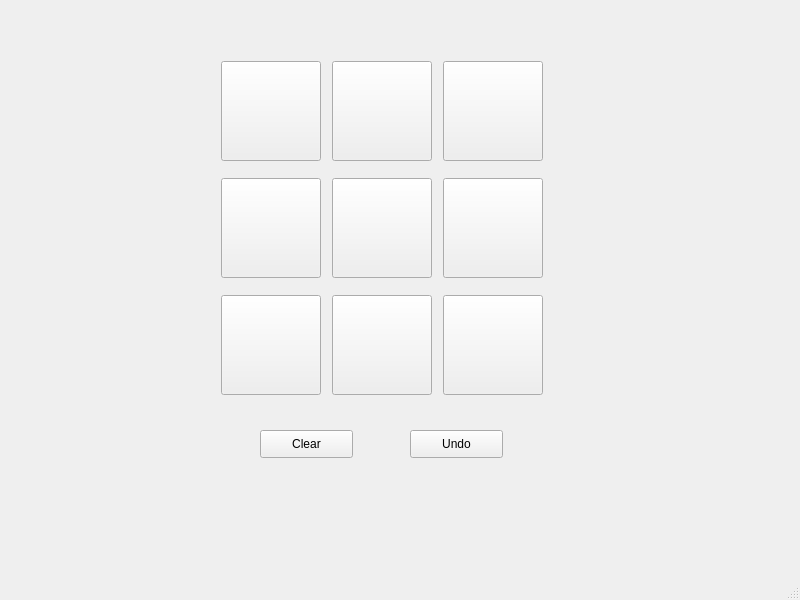
<?xml version="1.0" encoding="UTF-8"?>
<ui version="4.0">
 <class>MainWindow</class>
 <widget class="QMainWindow" name="MainWindow">
  <property name="geometry">
   <rect>
    <x>0</x>
    <y>0</y>
    <width>800</width>
    <height>600</height>
   </rect>
  </property>
  <property name="windowTitle">
   <string>MainWindow</string>
  </property>
  <widget class="QWidget" name="centralwidget">
   <widget class="QPushButton" name="pushButton_10">
    <property name="geometry">
     <rect>
      <x>260</x>
      <y>430</y>
      <width>93</width>
      <height>28</height>
     </rect>
    </property>
    <property name="text">
     <string>Clear</string>
    </property>
   </widget>
   <widget class="QPushButton" name="pushButton_11">
    <property name="geometry">
     <rect>
      <x>410</x>
      <y>430</y>
      <width>93</width>
      <height>28</height>
     </rect>
    </property>
    <property name="text">
     <string>Undo</string>
    </property>
   </widget>
   <widget class="QWidget" name="">
    <property name="geometry">
     <rect>
      <x>220</x>
      <y>60</y>
      <width>324</width>
      <height>347</height>
     </rect>
    </property>
    <layout class="QVBoxLayout" name="verticalLayout">
     <item>
      <layout class="QHBoxLayout" name="horizontalLayout">
       <property name="spacing">
        <number>10</number>
       </property>
       <property name="bottomMargin">
        <number>10</number>
       </property>
       <item>
        <widget class="QPushButton" name="pushButton">
         <property name="minimumSize">
          <size>
           <width>100</width>
           <height>100</height>
          </size>
         </property>
         <property name="maximumSize">
          <size>
           <width>100</width>
           <height>100</height>
          </size>
         </property>
         <property name="font">
          <font>
           <family>Arial</family>
           <pointsize>22</pointsize>
          </font>
         </property>
         <property name="text">
          <string> </string>
         </property>
        </widget>
       </item>
       <item>
        <widget class="QPushButton" name="pushButton_2">
         <property name="minimumSize">
          <size>
           <width>100</width>
           <height>100</height>
          </size>
         </property>
         <property name="maximumSize">
          <size>
           <width>100</width>
           <height>100</height>
          </size>
         </property>
         <property name="font">
          <font>
           <family>Arial</family>
           <pointsize>22</pointsize>
          </font>
         </property>
         <property name="text">
          <string> </string>
         </property>
        </widget>
       </item>
       <item>
        <widget class="QPushButton" name="pushButton_3">
         <property name="minimumSize">
          <size>
           <width>100</width>
           <height>100</height>
          </size>
         </property>
         <property name="maximumSize">
          <size>
           <width>100</width>
           <height>100</height>
          </size>
         </property>
         <property name="font">
          <font>
           <family>Arial</family>
           <pointsize>22</pointsize>
          </font>
         </property>
         <property name="text">
          <string> </string>
         </property>
        </widget>
       </item>
      </layout>
     </item>
     <item>
      <layout class="QHBoxLayout" name="horizontalLayout_2">
       <property name="spacing">
        <number>10</number>
       </property>
       <property name="bottomMargin">
        <number>10</number>
       </property>
       <item>
        <widget class="QPushButton" name="pushButton_4">
         <property name="minimumSize">
          <size>
           <width>100</width>
           <height>100</height>
          </size>
         </property>
         <property name="maximumSize">
          <size>
           <width>100</width>
           <height>100</height>
          </size>
         </property>
         <property name="font">
          <font>
           <family>Arial</family>
           <pointsize>22</pointsize>
          </font>
         </property>
         <property name="text">
          <string> </string>
         </property>
        </widget>
       </item>
       <item>
        <widget class="QPushButton" name="pushButton_5">
         <property name="minimumSize">
          <size>
           <width>100</width>
           <height>100</height>
          </size>
         </property>
         <property name="maximumSize">
          <size>
           <width>100</width>
           <height>100</height>
          </size>
         </property>
         <property name="font">
          <font>
           <family>Arial</family>
           <pointsize>22</pointsize>
          </font>
         </property>
         <property name="text">
          <string> </string>
         </property>
        </widget>
       </item>
       <item>
        <widget class="QPushButton" name="pushButton_6">
         <property name="minimumSize">
          <size>
           <width>100</width>
           <height>100</height>
          </size>
         </property>
         <property name="maximumSize">
          <size>
           <width>100</width>
           <height>100</height>
          </size>
         </property>
         <property name="font">
          <font>
           <family>Arial</family>
           <pointsize>22</pointsize>
          </font>
         </property>
         <property name="text">
          <string> </string>
         </property>
        </widget>
       </item>
      </layout>
     </item>
     <item>
      <layout class="QHBoxLayout" name="horizontalLayout_3">
       <property name="spacing">
        <number>10</number>
       </property>
       <property name="bottomMargin">
        <number>10</number>
       </property>
       <item>
        <widget class="QPushButton" name="pushButton_7">
         <property name="minimumSize">
          <size>
           <width>100</width>
           <height>100</height>
          </size>
         </property>
         <property name="maximumSize">
          <size>
           <width>100</width>
           <height>100</height>
          </size>
         </property>
         <property name="font">
          <font>
           <family>Arial</family>
           <pointsize>22</pointsize>
          </font>
         </property>
         <property name="text">
          <string> </string>
         </property>
        </widget>
       </item>
       <item>
        <widget class="QPushButton" name="pushButton_8">
         <property name="minimumSize">
          <size>
           <width>100</width>
           <height>100</height>
          </size>
         </property>
         <property name="maximumSize">
          <size>
           <width>100</width>
           <height>100</height>
          </size>
         </property>
         <property name="font">
          <font>
           <family>Arial</family>
           <pointsize>22</pointsize>
          </font>
         </property>
         <property name="text">
          <string> </string>
         </property>
        </widget>
       </item>
       <item>
        <widget class="QPushButton" name="pushButton_9">
         <property name="minimumSize">
          <size>
           <width>100</width>
           <height>100</height>
          </size>
         </property>
         <property name="maximumSize">
          <size>
           <width>100</width>
           <height>100</height>
          </size>
         </property>
         <property name="font">
          <font>
           <family>Arial</family>
           <pointsize>22</pointsize>
          </font>
         </property>
         <property name="text">
          <string> </string>
         </property>
        </widget>
       </item>
      </layout>
     </item>
    </layout>
   </widget>
  </widget>
  <widget class="QMenuBar" name="menubar">
   <property name="geometry">
    <rect>
     <x>0</x>
     <y>0</y>
     <width>800</width>
     <height>26</height>
    </rect>
   </property>
  </widget>
  <widget class="QStatusBar" name="statusbar"/>
 </widget>
 <resources/>
 <connections/>
</ui>
